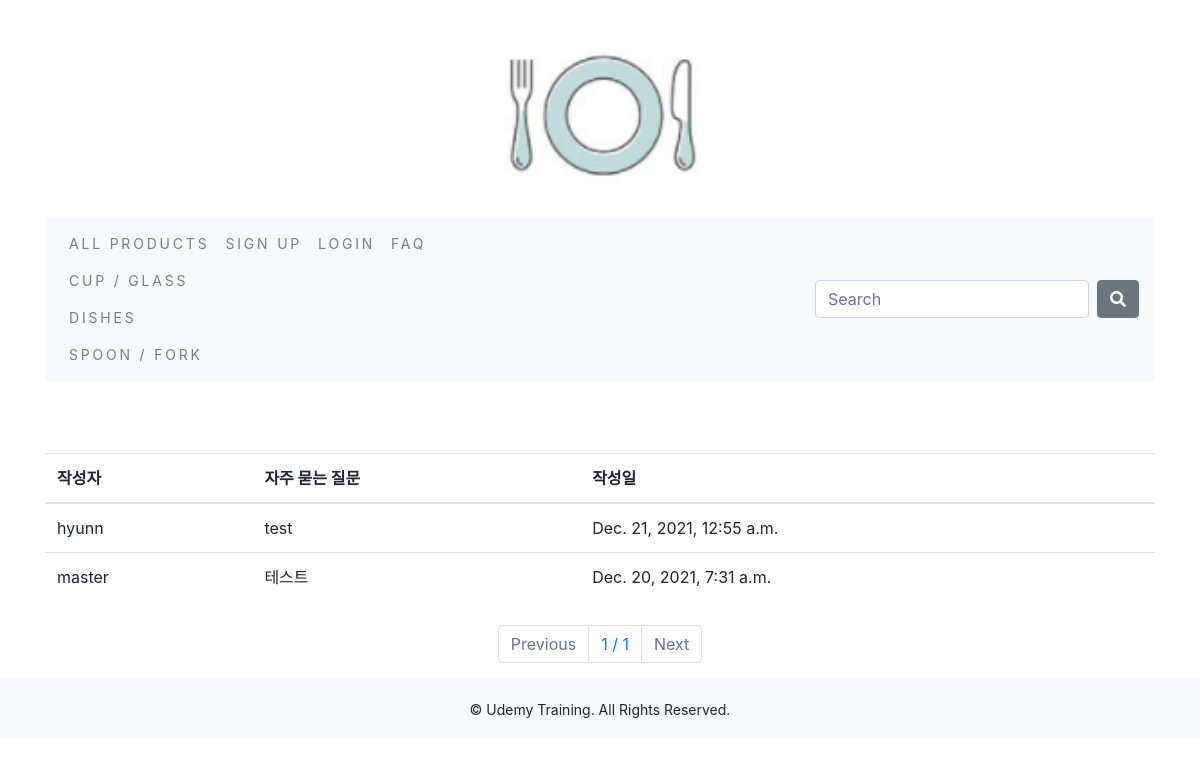
/board/list/, run on an earlier commit of the app's database.
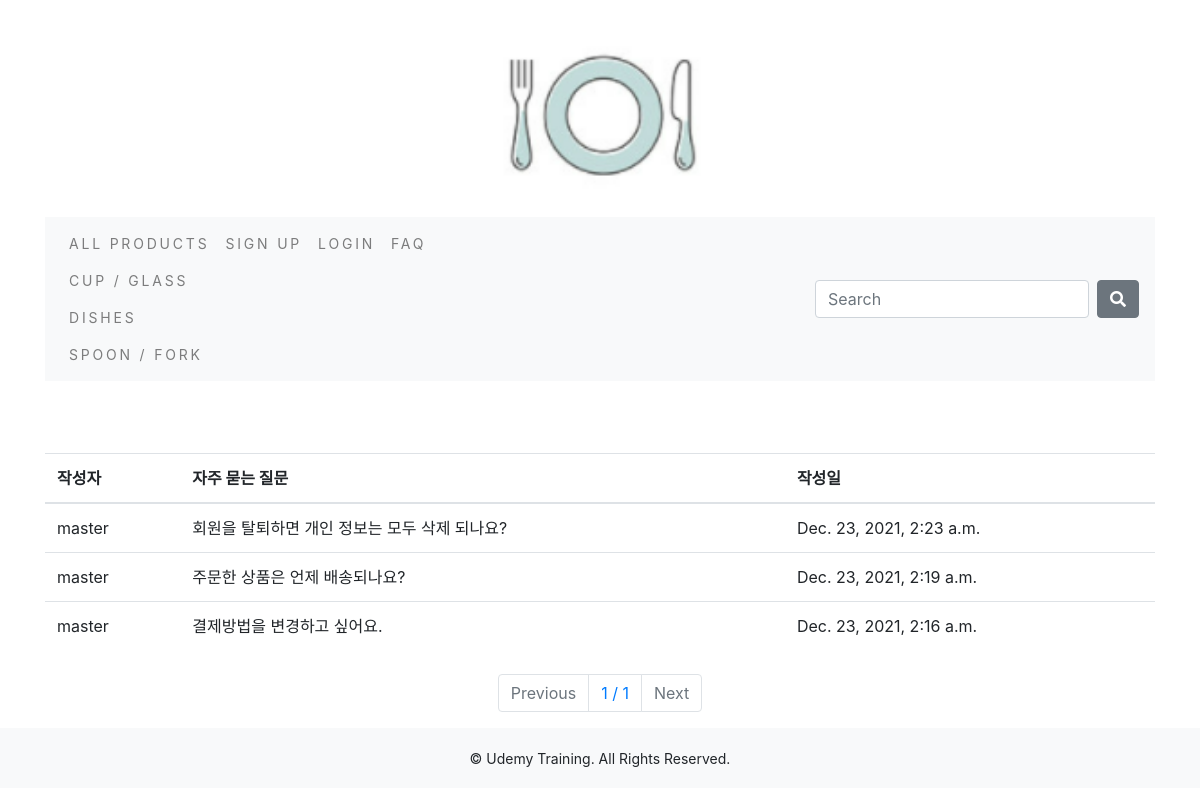
And on a later commit of the database.
### shop/models.py (models this page shows, shortened)
class Category(models.Model) :
    name = models.CharField(max_length=250, unique=True)
    slug = models.SlugField(max_length=250, unique=True)
    class Meta :
        ordering = ('name',)
        verbose_name = 'category'
        verbose_name_plural = 'categories'
    def get_url(self) :
        return reverse('shop:products_by_category', args = [self.slug])

### board/models.py (models this page shows, shortened)
class Board(models.Model):
    title       = models.CharField(max_length=200)
    contents    = models.TextField()
    writer      = models.ForeignKey('account.Member', on_delete=models.CASCADE)
    created_at  = models.DateTimeField(auto_now_add=True)
    updated_at  = models.DateTimeField(auto_now=True)
    class Meta:
        db_table            = 'boards'
        verbose_name        = 'board'
        verbose_name_plural = 'boards'

### account/models.py (models this page shows)
class Member(models.Model) :
    name = models.CharField(max_length=20)
    phone = models.CharField(max_length=20)
    email = models.EmailField(max_length=128)
    address = models.CharField(max_length=200)
    username = models.CharField(max_length=20)
    password = models.CharField(max_length=50)
    created_at  = models.DateTimeField(auto_now_add=True)
    updated_at  = models.DateTimeField(auto_now=True)
    class Meta:
        ordering = ['name']
        verbose_name = 'member'
        verbose_name_plural = "members"
    def __str__(self):
        return self.username

### board/views.py (the view)
# urls.py: path('list/', views.board_list, name = 'board_list'),
def board_list(request) :
    all_boards  = Board.objects.all().order_by('-id')
    page        = int(request.GET.get('p', 1))
    pagenator   = Paginator(all_boards, 10)
    boards      = pagenator.get_page(page)
    return render(request, 'board/board_list.html', {"boards" : boards})

### cart/context_processors.py (called while the page is built)
def counter(request) :
    item_count = 0
    if 'admin' in request.path :
        return {}
    else :
        try :
            cart = Cart.objects.filter(cart_id = _cart_id(request))
            cart_items = CartItem.objects.all().filter(cart=cart[:1])
            for cart_item in cart_items :
                item_count += cart_item.quantity
        except Cart.DoesNotExist :
            item_count = 0
    return dict(item_count = item_count)

### cart/views.py (called while the page is built)
def _cart_id(request) :
    cart = request.session.session_key
    if not cart :
        cart = request.session.create()
    return cart

### shop/context_processors.py (called while the page is built)
def menu_links(request) :
    links = Category.objects.all()
    return dict(links = links)

### templates/board/board_list.html
{% extends "base.html" %}
{% block content %}
<div class="row mt-5">
  <div class="col-12">
    <table class="table">
      <thead class="thead-white">
        <tr>
          <th scope="col">작성자</th>
          <th scope="col">자주 묻는 질문</th>
          <th scope="col">작성일</th>
        </tr>
      </thead>
      <tbody>
        {% for board in boards %}
        <tr onclick="location.href='/board/detail/{{ board.id }}/'">
          <td>{{ board.writer }}</td>
          <td>{{ board.title }}</td>
          <td>{{ board.created_at }}</td>
        </tr>
        {% endfor %}
        </tbody>
    </table>
  </div>
</div>
<div class="row mt-2">
  <div class="col-12">
    <nav aria-label="Page navigation example">
      <ul class="pagination justify-content-center">
        {% if boards.has_previous %}
        <li class="page-item">
          <a class="page-link" href="?p={{ boards.previous_page_number }}"
            >Previous</a
          >
        </li>
        {% else %}
        <li class="page-item disabled">
          <a class="page-link" href="#">Previous</a>
        </li>
        {% endif %}
        <li class="page-item">
          <a class="page-link" href="#"
            >{{ boards.number }} / {{ boards.paginator.num_pages }}</a
          >
        </li>
        {% if boards.has_next %}
        <li class="page-item">
          <a class="page-link" href="?p={{ boards.next_page_number }}">Next</a>
        </li>
        {% else %}
        <li class="page-item disabled">
          <a class="page-link" href="#">Next</a>
        </li>
        {% endif %}
      </ul>
    </nav>
  </div>
</div>
{% endblock %}

### templates/base.html (shortened to what this page needs)
{% load static %}
<!DOCTYPE html>
<html Lang = 'en'>
<head>
    <link rel = "stylesheet" href = "{% static 'css/custom.css' %}">
    <link rel = "stylesheet" href = "{% static 'css/bootstrap.min.css' %}">
    <link rel = "stylesheet" href = "{% static 'css/all.min.css' %}"
    <meta name = "description" content = "{% block metadescription %}{% endblock %}">
</head>
<body>
    <div class = "container">
        {% include 'header.html' %}
        {% include 'navbar.html' %}
        <br>
        {% block content %}
        {% endblock %}
    </div>
        {% include 'footer.html' %}
</body>
</html>

### templates/header.html
{% load static %}
<header>
    <center>
        <a href = "{% url 'shop:allProdCat' %}"><img src = "{% static 'img/logo.png' %}" alt = 'PLATE-STUDIO SHOP' style = "width:20%;"></a>
    </center>
</header>

### templates/navbar.html (shortened to what this page needs)
<nav class="navbar navbar-expand-lg navbar-light bg-light">
  <div class="collapse navbar-collapse" id="navbarSupportedContent">
    <ul class="navbar-nav mr-auto">
      <li class="nav-item">
        <a class="nav-link" href="{% url 'shop:allProdCat' %}">All Products</a>
        {% for cat in links %}
        <a class="nav-link" href="{{cat.get_url}}">{{cat.name}}</a>
        {% endfor %}
      </li>
      {% if not request.session.user %}
        <li class="nav-item">
          <a class="nav-link" href="{% url 'account:register' %}">Sign up</a>
        </li>
        <li class="nav-item">
          <a class="nav-link" href="{% url 'account:login' %}">Login</a>
        </li>
      {% else %}
        <li class="nav-item">
          <a class="nav-link" href="{% url 'account:logout' %}">Logout</a>
        </li>
      {% endif %}
      <li class="nav-item">
        <a class="nav-link" href = "{% url 'board:board_list' %}">FAQ</a>
      </li>
    </ul>
    <form class="form-inline my-2 my-lg-0" action="{% url 'search_app:searchResult' %}" method="get">
      <input class="form-control mr-sm-2" type="search" placeholder="Search" aria-label="Search" name = "q">
      <button class="btn btn-secondary my-2 my-sm-0" type="submit"><i class="fas fa-search"></i></button>
    </form>
  </div>
</nav>

### templates/footer.html
<div class = "footer navbar-fixed-bottom my_footer">
    <p class = "text-center">&copy; Udemy Training. All Rights Reserved.</p>
</div>

### static/css/custom.css (style rules this page uses)
.nav-item { letter-spacing: .2em; font-size: 14px; text-transform: uppercase; }
.my_footer { background-color: #f8f9fa; height: 60px; }
.my_footer p { padding-top: 20px; font-size: 14px; }

What changed in the data, as far as the page shows it:
removed Board: writer "hyunn", title "test", created_at "Dec. 21, 2021, 12:55 a.m."
removed Board: writer "master", title "테스트", created_at "Dec. 20, 2021, 7:31 a.m."
added Board: writer "master", title "회원을 탈퇴하면 개인 정보는 모두 삭제 되나요?", created_at "Dec. 23, 2021, 2:23 a.m."
added Board: writer "master", title "주문한 상품은 언제 배송되나요?", created_at "Dec. 23, 2021, 2:19 a.m."
added Board: writer "master", title "결제방법을 변경하고 싶어요.", created_at "Dec. 23, 2021, 2:16 a.m."
